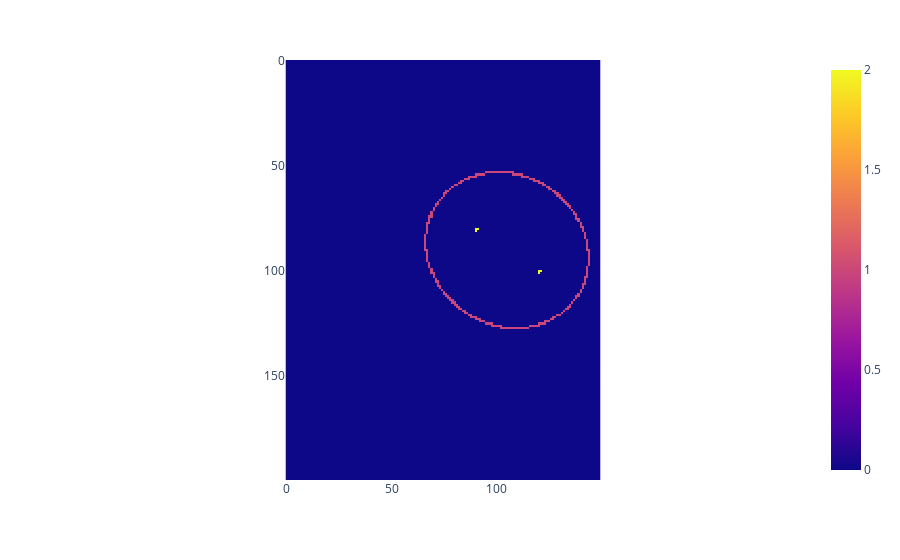

The code cell stored with this chart in its notebook:
### Markdown cell above
## Ellipse

### Code cell
p1 = np.array((3, 4))
p2 = np.array((5, 7))
radiusE = 8
tol = 0.1

scene = dict(
    xRange=(-5, 15),
    yRange=(-5, 10),
    xResol=0.1,
    yResol=0.1,
)

ds = DenseScene(scene)
m = ds.mkEmptyMap()

for j in tqdm(range(ds.nx)):
    for k in range(ds.ny):
        xy = ds.mesh_grid[j][k]
        if abs(na.norm(xy - p1) + na.norm(xy - p2) - radiusE) < tol:
            m[j, k] = 1

        if abs(na.norm(xy - p1)) < tol:
            m[j, k] = 2

        if abs(na.norm(xy - p2)) < tol:
            m[j, k] = 2

fig = px.imshow(m)
fig.show()

### Figure 1 — Plotly figure (JSON) as saved in the notebook; plotly's stock layout.template omitted (floating-point values rounded to 4 significant figures; data arrays with more than 128 entries replaced by an {"elided": "..."} marker saying what was removed)
{"data": [{"coloraxis": "coloraxis", "hovertemplate": "x: %{x}<br>y: %{y}<br>color: %{z}<extra></extra>", "name": "0", "type": "heatmap", "xaxis": "x", "yaxis": "y", "z": {"elided": "200x150 int values"}}], "layout": {"coloraxis": {"colorscale": [[0, "#0d0887"], [0.1111, "#46039f"], [0.2222, "#7201a8"], [0.3333, "#9c179e"], [0.4444, "#bd3786"], [0.5556, "#d8576b"], [0.6667, "#ed7953"], [0.7778, "#fb9f3a"], [0.8889, "#fdca26"], [1, "#f0f921"]]}, "margin": {"t": 60}, "xaxis": {"anchor": "y", "constrain": "domain", "domain": [0, 1], "scaleanchor": "y"}, "yaxis": {"anchor": "x", "autorange": "reversed", "constrain": "domain", "domain": [0, 1]}}}
